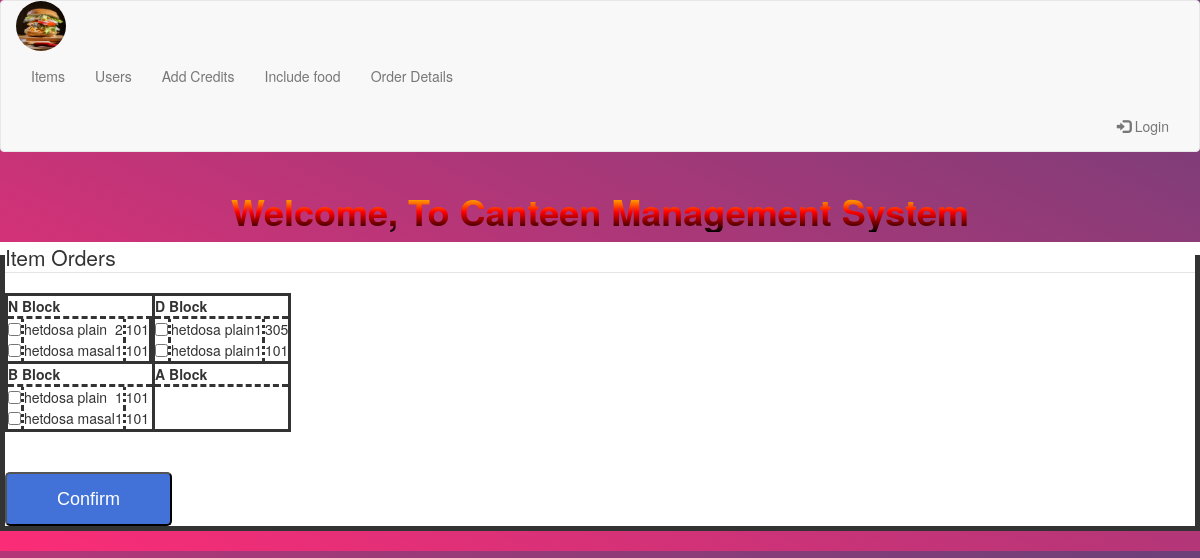
The page /status.php on the database its author committed.
### tables this page shows
CREATE TABLE `order_details` (
  `username` varchar(20) NOT NULL,
  `item_name` varchar(20) NOT NULL,
  `item_qty` int(10) NOT NULL,
  `timestamp` timestamp NOT NULL DEFAULT current_timestamp(),
  `Status` tinyint(1) NOT NULL DEFAULT 0,
  `Order_id` int(11) NOT NULL,
  `d_address` varchar(30) NOT NULL,
  `total_bill` int(10) NOT NULL
);

### status.php (the view, shortened to what this page needs)
<?php
include("../signin/navigation3.php");
$conn = mysqli_connect("localhost", "phpmyadmin", "admin", "canteen_delivery_system") or die("Connection Error: " . mysqli_error($conn));
?>
<html>
<head>
</head>
<body style="background: -webkit-gradient(linear, left bottom, left top, from(#fbc2eb), to(#a18cd1));
  background: -webkit-linear-gradient(bottom, #fbc2eb 0%, #a18cd1 100%);
  background: -moz-linear-gradient(bottom, #fbc2eb 0%, #a18cd1 100%);
  background: -o-linear-gradient(bottom, #fbc2eb 0%, #a18cd1 100%);
  background: linear-gradient(to top, #fbc2eb 0%, #a18cd1 100%);
   background: -webkit-gradient(linear, left bottom, right top, from(#fc2c77), to(#6c4079));
  background: -webkit-linear-gradient(bottom left, #fc2c77 0%, #6c4079 100%);
  background: -moz-linear-gradient(bottom left, #fc2c77 0%, #6c4079 100%);
  background: -o-linear-gradient(bottom left, #fc2c77 0%, #6c4079 100%);
  background: linear-gradient(to top right, #fc2c77 0%, #6c4079 100%);">
<div style="background-color:white;"><form action="./confirmed.php" method='post'>
<fieldset style="border:solid 5px;">
  <legend>Item Orders</legend>
	<table style="border:solid">
		<tr>
				<th style="border:none;border-right:solid;border-bottom:dashed">N Block </th>
				<th style="border:none;border-bottom:dashed;">D Block </th>
		</tr>
		<tr>
			<td style="border:none; border-right:solid;border-bottom:solid;">
				<table >
<?php
$result = mysqli_query($conn, "SELECT * FROM order_details where Status='0'and d_address LIKE 'n%' ORDER BY timestamp DESC ");
while($row = mysqli_fetch_array($result)) {
?>
<tr style="border:none; border-right:solid;">
  <td style="border:none;border-right: dotted;"><input type="checkbox" name="<?=$row["Order_id"];?>"  > </td><td><?=$row["username"];?></td> <td> <?=$row["item_name"];?></td> <td style="border-right:dotted;"><?=$row["item_qty"];?></td> <td><?=substr($row["d_address"],1,3)?></td>
</tr>
<?php
}
?>
</table>
</td>
<td style="border-bottom:solid">
	<table >
<?php
$result = mysqli_query($conn, "SELECT * FROM order_details where Status='0'and d_address LIKE 'd%' ORDER BY timestamp DESC ");
while($row = mysqli_fetch_array($result)) {
?>
<tr>
	<td style="border:none;border-right: dotted;"><input type="checkbox" name="<?=$row["Order_id"];?>"  > </td><td><?=$row["username"];?></td> <td> <?=$row["item_name"];?></td> <td style="border-right:dotted;"><?=$row["item_qty"];?></td> <td><?=substr($row["d_address"],1,3)?></td>
</tr>
<?php
}
?>
</table>
</td>
</tr>
<tr>
		<th style="border:none;border-right:solid;border-bottom:dashed">B Block </th>
		<th style="border:none;border-bottom:dashed">A Block </th>
</tr>
<tr>
	<td style="border-right:solid">
		<table >
<?php
$result = mysqli_query($conn, "SELECT * FROM order_details where Status='0'and d_address LIKE 'b%' ORDER BY timestamp DESC ");
while($row = mysqli_fetch_array($result)) {
?>
<tr>
	<td style="border:none;border-right: dotted;"><input type="checkbox" name="<?=$row["Order_id"];?>"  > </td><td><?=$row["username"];?></td> <td> <?=$row["item_name"];?></td> <td style="border-right:dotted;"><?=$row["item_qty"];?></td> <td><?=substr($row["d_address"],1,3)?></td>
</tr>
<?php
}
?>
</table>
</td>
<td>
</td>
</tr>
</table>
<br>
<br>
<button type="submit" class="button"> Confirm </submit>
</fieldset>
</div>
<br>

### signin/navigation3.php (style rules this page uses)
body { background-image:url("https://images.pexels.com/photos/842571/pexels-photo-842571.jpeg?auto=compress&cs=tinysrgb&w=1260&h=750&dpr=1"); background-size: cover; background-repeat: no-repeat; background-position: center; }

### status.php (style rules this page uses)
.button { display: inline-block; line-height: 50px; padding: 0 50px; -webkit-transition: all 0.4s ease; -o-transition: all 0.4s ease; -moz-transition: all 0.4s ease; transition: all 0.4s ease; cursor: pointer; font-size: 18px; color: #fff; font-family: "Poppins", "Arial", "Helvetica Neue", sans-serif; -webkit-border-radius: 5px; -moz-border-radius: 5px; border-radius: 5px; background: #4272d7; }

### rows shown on the page
order_details: username "het", item_name "dosa plain", item_qty "2", d_address "101"
order_details: username "het", item_name "dosa masal", item_qty "1", d_address "101"
order_details: username "het", item_name "dosa plain", item_qty "1", d_address "305"
order_details: username "het", item_name "dosa plain", item_qty "1", d_address "101"
order_details: username "het", item_name "dosa plain", item_qty "1", d_address "101"
order_details: username "het", item_name "dosa masal", item_qty "1", d_address "101"
